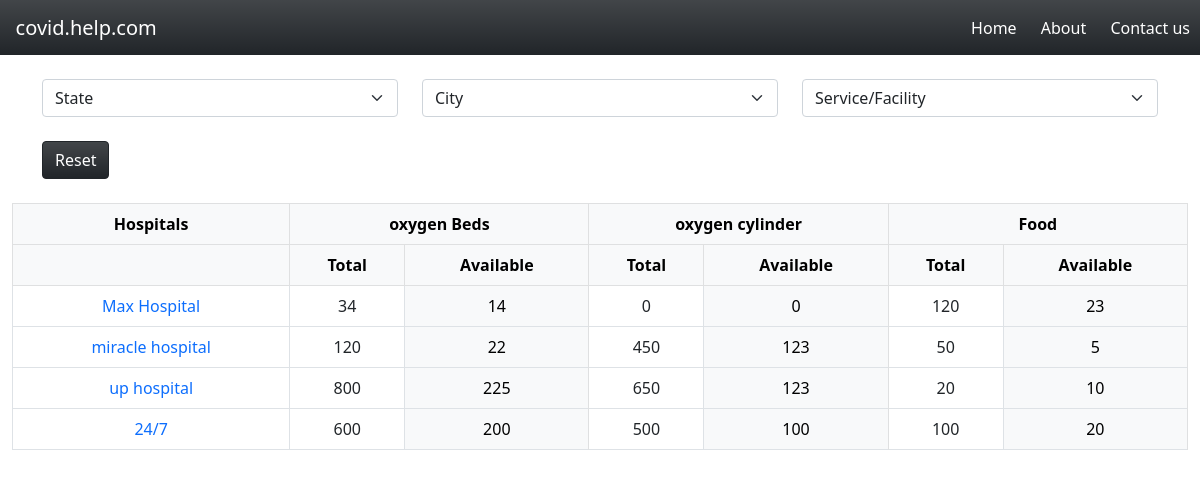
The page / on the database its author committed.
### app/models.py (models this page shows, shortened)
class Service(models.Model):
    title = models.CharField(max_length=100,null=False,blank=False)

class Hospital(models.Model):
    name = models.CharField(max_length=100 , null=False , blank=False)
    address = models.CharField(max_length=150 , null=False , blank=False)
    phone = models.IntegerField()
    city = models.ForeignKey(City , on_delete=models.CASCADE , related_name='hospitals')
    state = models.ForeignKey(State , on_delete=models.CASCADE )

class Availability(models.Model):
    hospital = models.ForeignKey(Hospital,on_delete=models.CASCADE,related_name='availabilities')
    service = models.ForeignKey(Service,on_delete=models.CASCADE,related_name='availabilities')
    total = models.IntegerField(default=0)
    available = models.IntegerField(default=0)
    updated_at = models.DateTimeField(auto_now=True)

### app/views.py (the view, shortened to what this page needs)
# urls.py: path('',views.index,name='home'),
def index(request):
    selected_state_id = request.GET.get('state')
    selected_city_id = request.GET.get('city')
    selected_service_id = request.GET.get('service')
    '''
    h = Hospital.objects.get(city=1)
    print(h.city.state)'''
    cities = City.objects.all()
    states = State.objects.all()
    hospitals = Hospital.objects.all()
    if selected_state_id:
        time.sleep(0.01)
        cities = City.objects.filter(state=selected_state_id)
    if selected_state_id:
        if selected_city_id:
            hospitals = Hospital.objects.filter(city=City(id=selected_city_id),state=State(id=selected_state_id))
        else:
            hospitals = Hospital.objects.filter(state=State(id=selected_state_id))
    elif selected_city_id:
        if selected_state_id:
            hospitals = Hospital.objects.filter(city=City(id=selected_city_id),state=State(id=selected_state_id))
        else:
            hospitals = Hospital.objects.filter(city=City(id=selected_city_id))
    else:
        pass
    services = Service.objects.all().order_by('id')
    context = {
        'services':services,
        'states':states,
        'cities':cities,
        'hospitals':hospitals,
        'selected_state_id':selected_state_id,
        'selected_city_id':selected_city_id,
        'selected_service_id':selected_service_id
    }
    return render(request,'app/index.html',context=context)

### app/templatetags/custom_tags.py (called while the page is built)
@register.filter(name='get_data')
def get_data(hospital_id):
    data = Availability.objects.filter(hospital=hospital_id).order_by('service_id')
    return data

@register.filter(name='is_selected')
def is_state_selected(state_id,state_selected):
    if str(state_id) == str(state_selected):
        return 'selected'
    return ''

### app/templates/app/index.html (shortened to what this page needs)
{% extends 'app/base.html' %}
{% block content %}
{% load custom_tags %}
<br>
<div class="container-fluid">
    <div class="container">
        <form action="" id='filterForm' method="GET">
            <div class="row g-6">
                <div class="col-4">
                    <select class="form-select" name="state" aria-label="Default select example" id="state_select">
                        <option selected value="">State</option>
                    </select>
                </div>
                <div class="col-4">
                    <select class="form-select" name="city" aria-label="Default select example" id="city_select">
                        <option selected value="">City</option>
                    </select>
                </div>
                <div class="col-4">
                    <select class="form-select" name="service" aria-label="Default select example" id="service_select">
                        <option selected value="">Service/Facility</option>
                    </select>
                </div>
            </div>
            <br>
            <div>
                <a href="/" class="btn btn-md btn-dark bg-gradient">Reset</a>
            </div>
        </form>
    </div>
    <br>
    <div class="table-container" style="overflow-x:auto;">
        {% if hospitals %}
        <table class="table table-bordered text-center" style="overflow-x:auto;">
            <thead class="table-light">
                <tr class="text-center">
                    <th>Hospitals</th>
                    {% for service in services %}
                    <th colspan="2">{{ service.title }}</th>
                    {% endfor %}
                </tr>
                <tr>
                    <th></th>
                    {% for service in services %}
                    <th>Total</th>
                    <th>Available</th>
                    {% endfor %}
                </tr>
            </thead>
            <tbody>
                    {% for hospital in hospitals %}
                    <tr>
                        <td><a href="/hospital/{{ hospital.id }}/" class="text-decoration-none">{{hospital.name}}</a></td>
                        {% for avail in hospital.id|get_data %}
                        <td>{{ avail.total }}</td>
                        <td class="table-light">{{ avail.available }}</td>
                        {% endfor %}
                    </tr>
                    {% endfor %}
            </tbody>
        </table>
        {% else %}
        <div class="alert alert-danger text-center">No Result found</div>
        {% endif %}
    </div>
</div>
<br>
{% endblock %}

### app/templates/app/base.html (shortened to what this page needs)
<!DOCTYPE html>
<html lang="en">
<head>
        <link href="https://cdn.jsdelivr.net/npm/bootstrap@5.0.0-beta1/dist/css/bootstrap.min.css" rel="stylesheet">
</head>
<body>
    {% include 'app/nav.html' %}
    {% block content %}
    {% endblock %}
</body>
</html>

### app/templates/app/nav.html (shortened to what this page needs)
<div class="navbar bg-dark bg-gradient">
    <span class="big_heading" style="color:white; font-size:20px; padding-top:-2px;">&nbsp;&nbsp; covid.help.com</span>
    <div>
        <a href="/">Home</a>
        <a href="/about/">About</a>
        <a href="/contact/">Contact us</a>
    </div>
</div>

### app/templates/app/nav.html (style rules this page uses)
.navbar { height:55px; }
.navbar a { text-decoration:none; color:white; padding:10px; }

### rows shown on the page
Service: title "oxygen Beds"
Service: title "oxygen cylinder"
Service: title "Food"
Hospital: name "Max Hospital"
Availability: total "34", available "14"
Availability: total "0", available "0"
Availability: total "120", available "23"
Hospital: name "miracle hospital"
Availability: total "120", available "22"
Availability: total "450", available "123"
Availability: total "50", available "5"
Hospital: name "up hospital"
Availability: total "800", available "225"
Availability: total "650", available "123"
Availability: total "20", available "10"
Hospital: name "24/7"
Availability: total "600", available "200"
Availability: total "500", available "100"
Availability: total "100", available "20"
